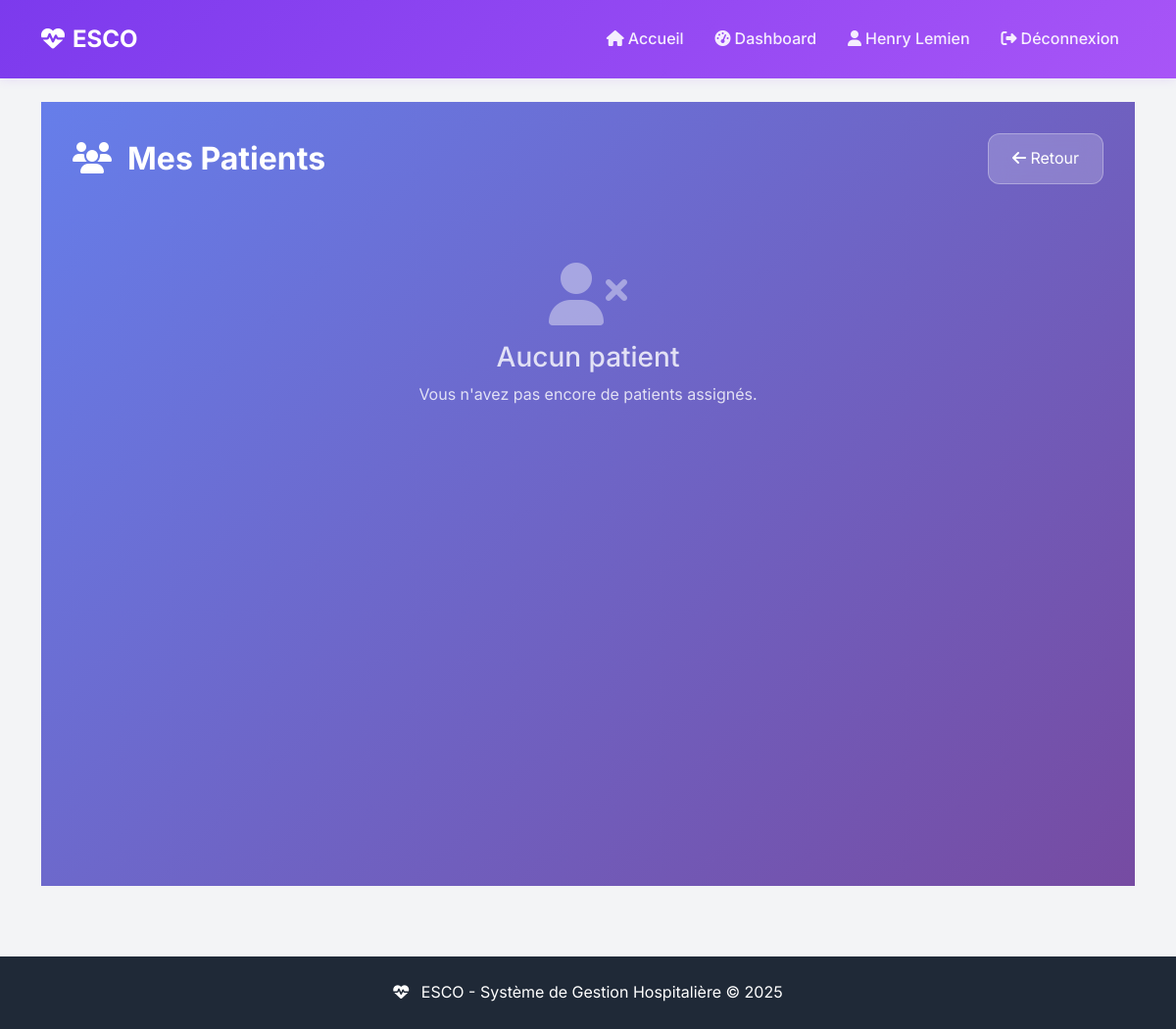
Page /medecin/patients/ (signed in) on the earlier database version.
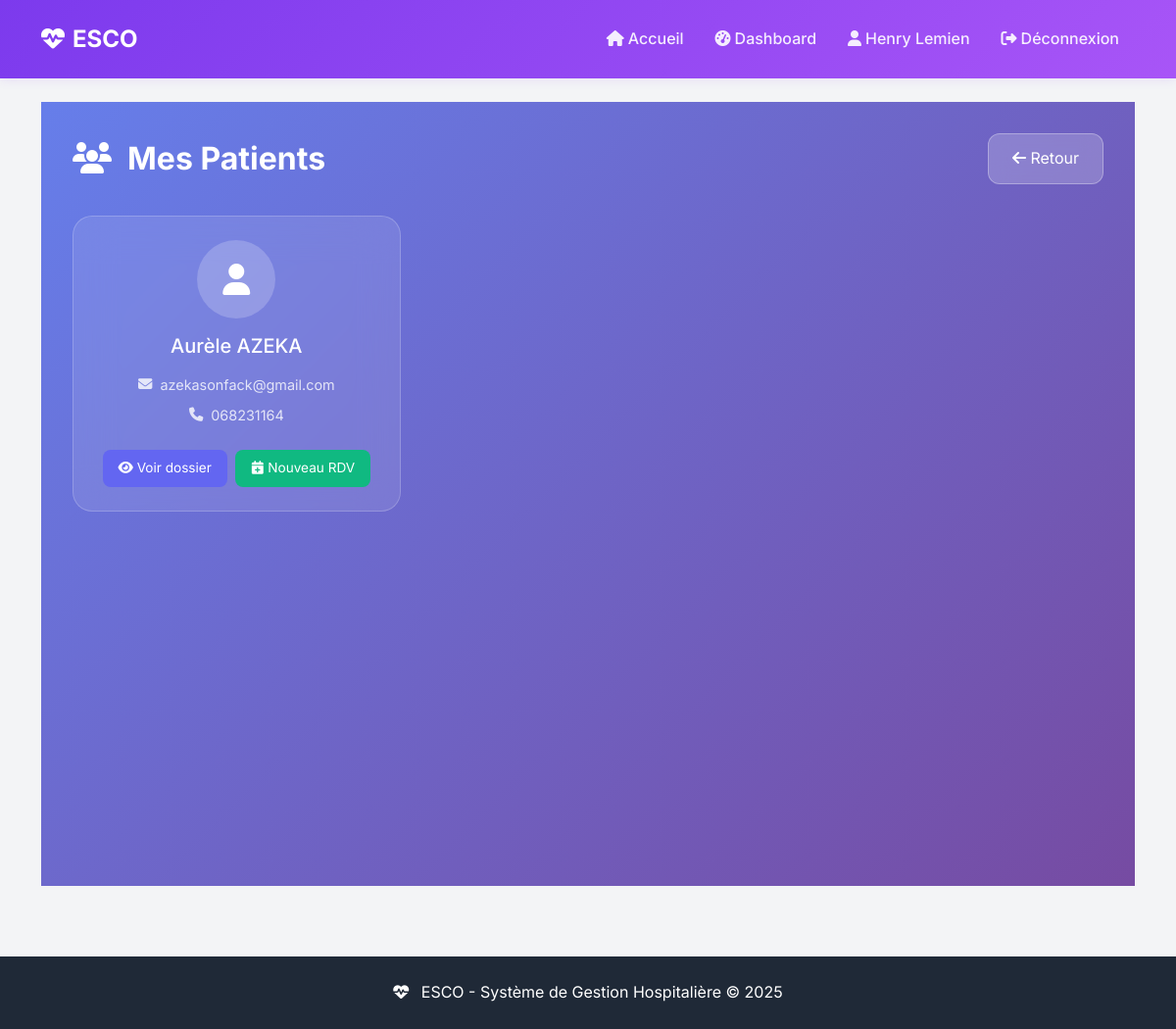
Same page on the later database version.
### main/models.py (models this page shows, shortened)
class CustomUser(AbstractUser):
    ROLES = [
        ('patient', 'Patient'),
        ('docteur', 'Médecin'),
        ('infirmier', 'Infirmier'),
        ('secretaire', 'Secrétaire'),
        ('administrateur', 'Administrateur'),
    ]
    user_id = models.CharField(max_length=20, unique=True, blank=True, null=True)
    role = models.CharField(max_length=20, choices=ROLES, default='patient')
    telephone = models.CharField(max_length=15, blank=True, null=True)
    adresse = models.TextField(blank=True, null=True)
    date_naissance = models.DateField(blank=True, null=True)
    specialite = models.CharField(max_length=100, blank=True, null=True)
    numero_licence = models.CharField(max_length=50, blank=True, null=True)

### main/views.py (the view)
# urls.py: path('medecin/patients/', views.liste_patients, name='liste_patients'),
@login_required
def liste_patients(request):
    if request.user.role != 'docteur':
        messages.error(request, 'Accès réservé aux médecins.')
        return redirect('home')
    patients = CustomUser.objects.filter(
        rdv_patient__medecin=request.user,
        role='patient'
    ).distinct()
    context = {
        'patients': patients,
    }
    return render(request, 'liste_patients.html', context)

### main/templates/liste_patients.html (shortened to what this page needs)
{% extends 'base.html' %}
{% load static %}
{% block content %}
<div class="modern-container">
    <div class="content-header">
        <h1><i class="fas fa-users me-3"></i>Mes Patients</h1>
        <a href="{% url 'dashboard_medecin' %}" class="btn-back">
            <i class="fas fa-arrow-left"></i> Retour
        </a>
    </div>
    <div class="patients-grid">
        {% for patient in patients %}
        <div class="patient-card">
            <div class="patient-avatar">
                <i class="fas fa-user"></i>
            </div>
            <div class="patient-info">
                <h3>{{ patient.get_full_name }}</h3>
                <p class="patient-details">
                    <i class="fas fa-envelope"></i> {{ patient.email|default:"Non renseigné" }}
                </p>
                <p class="patient-details">
                    <i class="fas fa-phone"></i> {{ patient.telephone|default:"Non renseigné" }}
                </p>
            </div>
            <div class="patient-actions">
                <button class="btn-primary" onclick="viewPatient({{ patient.id }})">
                    <i class="fas fa-eye"></i> Voir dossier
                </button>
                <button class="btn-secondary" onclick="newRdv({{ patient.id }})">
                    <i class="fas fa-calendar-plus"></i> Nouveau RDV
                </button>
            </div>
        </div>
        {% empty %}
        <div class="empty-state">
            <i class="fas fa-user-times"></i>
            <h3>Aucun patient</h3>
            <p>Vous n'avez pas encore de patients assignés.</p>
        </div>
        {% endfor %}
    </div>
</div>
{% endblock %}

Differences in the rows shown:
now on this page (row edited): CustomUser: get_full_name "Aurèle AZEKA", email "azekasonfack@gmail.com", telephone "068231164"
Other differences:
text no longer shown: "Aucun patient Vous n'avez pas encore de patients assignés."
